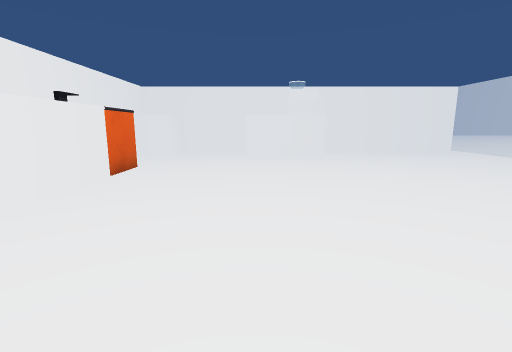
[1] (above)

17 first-person views from a walk through a scene from a Unity 3-D project. The camera is 1.5 m above the floor, tilts 10° down and sees 85° across. The floor is counted in squares, 1 m on a side. Each view is taken from the middle of a square. On the plan, view 1 faces up. The plan holds only what a view shows up to about 14 squares ahead; the rest is blank. The place goes on beyond the plan. The player is left out. Some surface patterns are stand-ins.

[2]
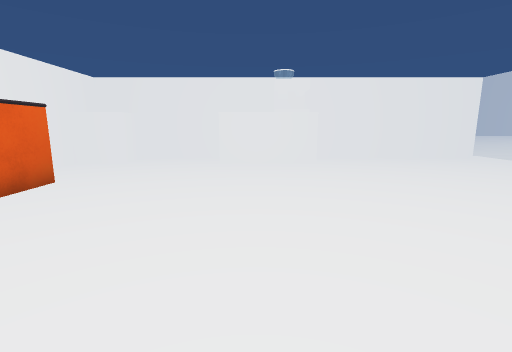

[3]
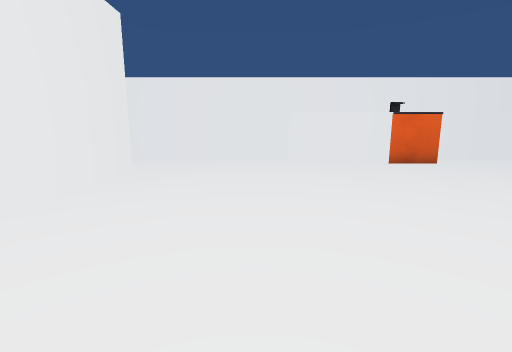

[4]
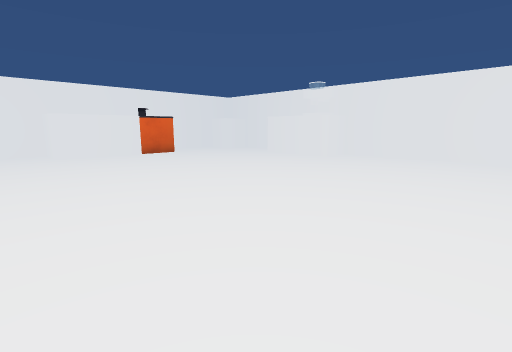

[5]
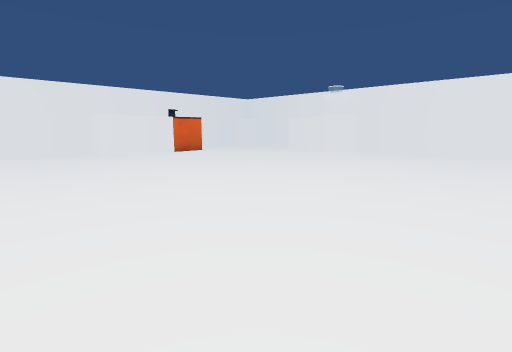

[6]
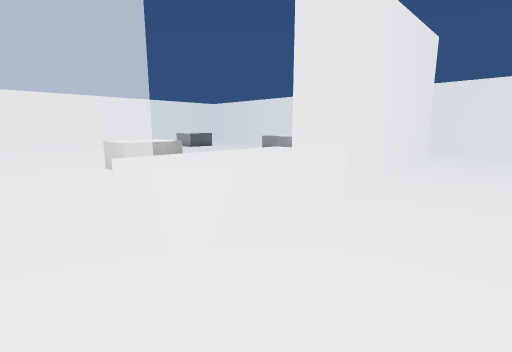

[7]
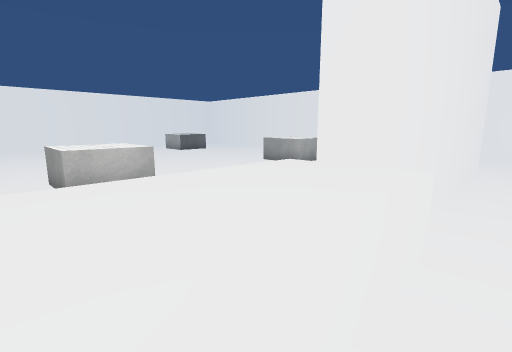

[8]
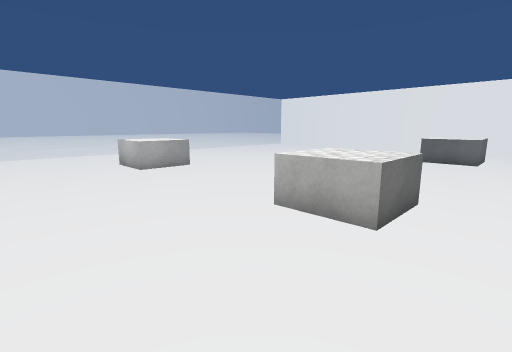

[9]
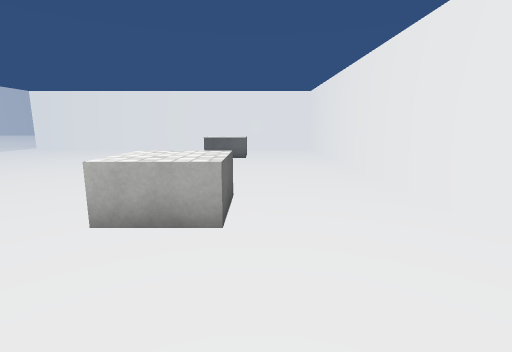

[10]
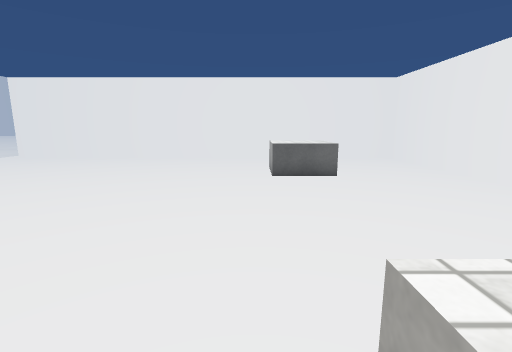

[11]
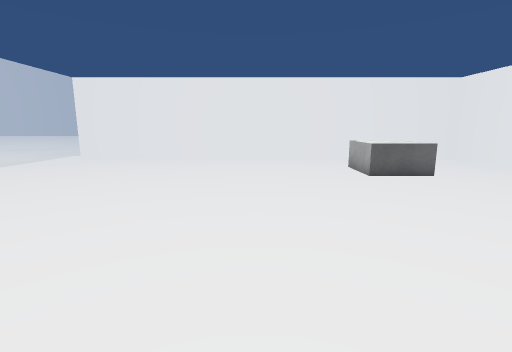

[12]
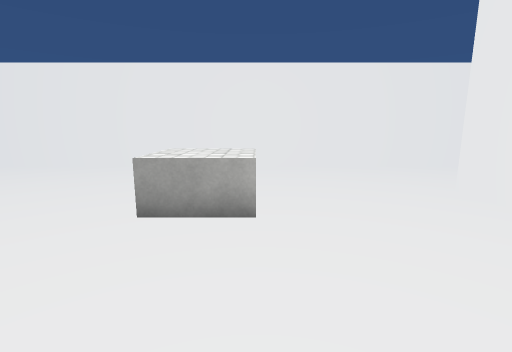

[13]
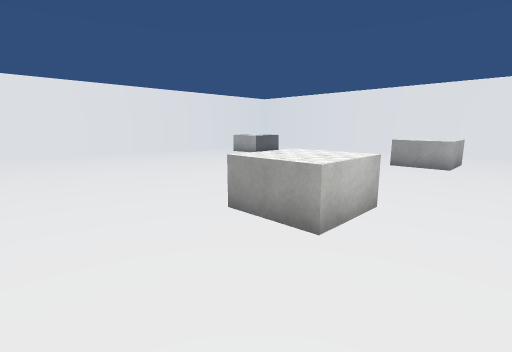

[14]
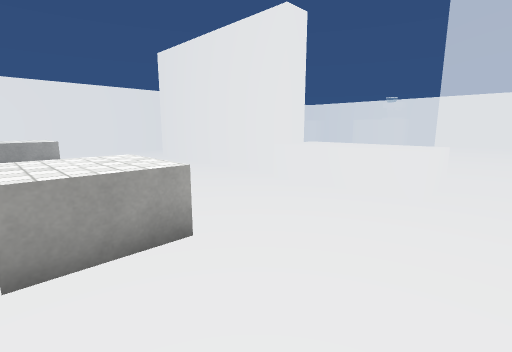

[15]
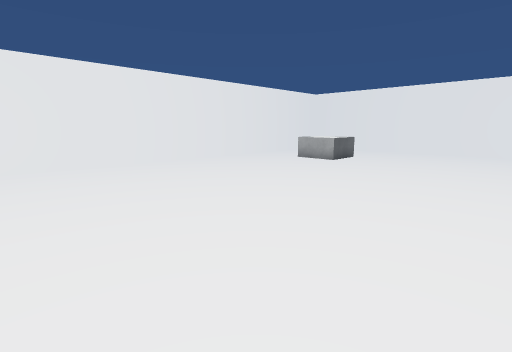

[16]
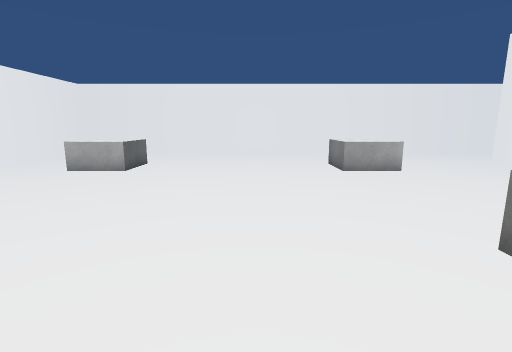

[17]
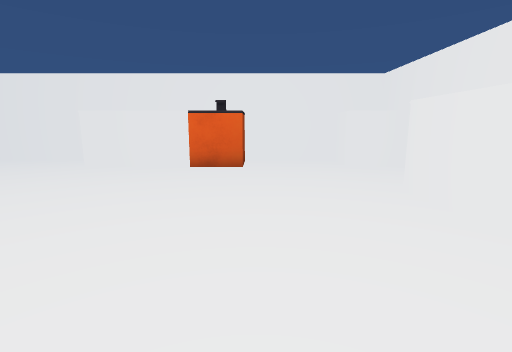

### Floor plan
Points are (right, up) in squares from view 1. A wall is a line through its corners. A room is listed if a view was taken in it or the views show most of it. See-through windows are left out.
Room 1 (views 1, 2, 3, 4, 5, 6, 7, 17)
walls: (-0.6, 16.5) (-4.5, 16.5); (-6.5, 4.6) (-6.5, 0.6); (-1.6, -1.2) (5.5, -1.2); (-6.5, 14.6) (-6.5, 10.5); (11.6, 16.5) (3.9, 16.5)
low walls: (5.4, -0.7) (9.5, -0.7)
ways out: opening at (-3.5, 0.8) to room 2; opening at (8, 0) to room 2
objects: other object (-6, 5) to (-5, 6); other object (-6, 7) to (-5, 8); other object (-6, 9) to (-5, 10); other object (-6, 15) to (-5, 16); other object (0, 15) to (1, 16); other object (2, 15) to (3, 16)
Room 2 (views 8, 9, 10, 11, 12, 13, 14, 15, 16)
walls: (5.5, -1.2) (5.5, -2.2) (-2.5, -2.2); (-2.6, -1.2) (-1.6, -1.2); (-6.5, 0.6) (-6.5, -21.5) (11.5, -21.5)
low walls: (9.5, -0.7) (9.5, -2.7) (5.5, -2.7)
ways out: opening at (-3.5, 0.8) to room 1; opening at (8, 0) to room 1
objects: other object (-2, -18) to (-1, -17); other object (-2, -9) to (-1, -7); other object (6, -9) to (8, -7)

Where each view was taken, in squares from view 1:
view 1: 0 up, 0 right, facing up
view 2: 3 up, 1 right, facing up
view 3: 3 up, 7 right, facing left
view 4: 2 up, 11 right, facing up-left
view 5: 0 up, 11 right, facing up-left
view 6: 2 up, 11 right, facing down-left
view 7: 0 up, 9 right, facing down-left
view 8: 3 down, 4 left, facing down-right
view 9: 3 down, 3 left, facing down
view 10: 8 down, 0 right, facing down
view 11: 8 down, 3 right, facing down
view 12: 7 down, 4 right, facing left
view 13: 5 down, 11 right, facing down-left
view 14: 9 down, 11 right, facing up-left
view 15: 10 down, 11 right, facing down-left
view 16: 12 down, 9 right, facing left
view 17: 11 up, 6 right, facing left
